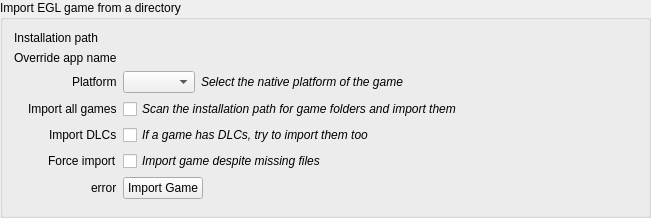
<?xml version="1.0" encoding="UTF-8"?>
<ui version="4.0">
 <class>ImportGroup</class>
 <widget class="QGroupBox" name="ImportGroup">
  <property name="geometry">
   <rect>
    <x>0</x>
    <y>0</y>
    <width>651</width>
    <height>218</height>
   </rect>
  </property>
  <property name="windowTitle">
   <string notr="true">ImportGroup</string>
  </property>
  <property name="windowFilePath">
   <string notr="true"/>
  </property>
  <property name="title">
   <string>Import EGL game from a directory</string>
  </property>
  <layout class="QFormLayout" name="import_layout">
   <property name="labelAlignment">
    <set>Qt::AlignRight|Qt::AlignTrailing|Qt::AlignVCenter</set>
   </property>
   <item row="0" column="0">
    <widget class="QLabel" name="path_edit_label">
     <property name="text">
      <string>Installation path</string>
     </property>
    </widget>
   </item>
   <item row="1" column="0">
    <widget class="QLabel" name="app_name_label">
     <property name="text">
      <string>Override app name</string>
     </property>
    </widget>
   </item>
   <item row="3" column="0">
    <widget class="QLabel" name="import_folder_label">
     <property name="text">
      <string>Import all games</string>
     </property>
    </widget>
   </item>
   <item row="3" column="1">
    <widget class="QCheckBox" name="import_folder_check">
     <property name="font">
      <font>
       <italic>true</italic>
      </font>
     </property>
     <property name="text">
      <string>Scan the installation path for game folders and import them</string>
     </property>
    </widget>
   </item>
   <item row="4" column="0">
    <widget class="QLabel" name="import_dlcs_label">
     <property name="text">
      <string>Import DLCs</string>
     </property>
    </widget>
   </item>
   <item row="4" column="1">
    <widget class="QCheckBox" name="import_dlcs_check">
     <property name="font">
      <font>
       <italic>true</italic>
      </font>
     </property>
     <property name="text">
      <string>If a game has DLCs, try to import them too</string>
     </property>
    </widget>
   </item>
   <item row="5" column="0">
    <widget class="QLabel" name="import_force_label">
     <property name="text">
      <string>Force import</string>
     </property>
    </widget>
   </item>
   <item row="5" column="1">
    <widget class="QCheckBox" name="import_force_check">
     <property name="font">
      <font>
       <italic>true</italic>
      </font>
     </property>
     <property name="text">
      <string>Import game despite missing files</string>
     </property>
    </widget>
   </item>
   <item row="6" column="0">
    <widget class="QLabel" name="import_button_label">
     <property name="text">
      <string notr="true">error</string>
     </property>
    </widget>
   </item>
   <item row="6" column="1">
    <layout class="QHBoxLayout" name="button_info_layout">
     <item>
      <widget class="QPushButton" name="import_button">
       <property name="sizePolicy">
        <sizepolicy hsizetype="Maximum" vsizetype="Fixed">
         <horstretch>0</horstretch>
         <verstretch>0</verstretch>
        </sizepolicy>
       </property>
       <property name="text">
        <string>Import Game</string>
       </property>
      </widget>
     </item>
    </layout>
   </item>
   <item row="2" column="0">
    <widget class="QLabel" name="platform_label">
     <property name="text">
      <string>Platform</string>
     </property>
    </widget>
   </item>
   <item row="2" column="1">
    <layout class="QHBoxLayout" name="platform_layout">
     <item>
      <widget class="QComboBox" name="platform_combo">
       <property name="sizePolicy">
        <sizepolicy hsizetype="Fixed" vsizetype="Fixed">
         <horstretch>0</horstretch>
         <verstretch>0</verstretch>
        </sizepolicy>
       </property>
      </widget>
     </item>
     <item>
      <widget class="QLabel" name="platform_tooltip">
       <property name="font">
        <font>
         <italic>true</italic>
        </font>
       </property>
       <property name="text">
        <string>Select the native platform of the game</string>
       </property>
      </widget>
     </item>
    </layout>
   </item>
  </layout>
 </widget>
 <resources/>
 <connections/>
</ui>
